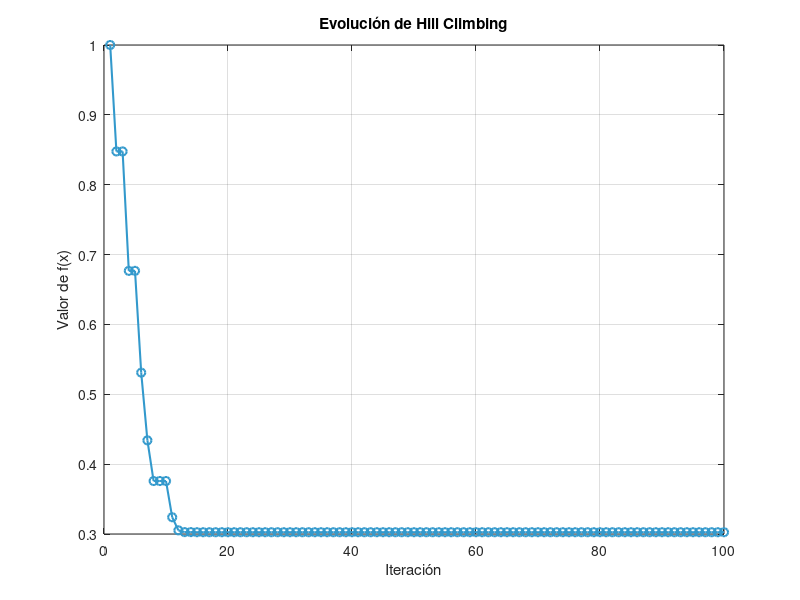

Write the MATLAB code that produced this figure.
function hill_climbing_ejercicio()

    % Funcion objetivo
    f = @(x) x.^4 + 5*x.^3 + 4*x.^2 - 4*x + 1;

    % Configuracion inicial
    x_actual = 0;
    step_size = 0.05;
    max_iter = 100;

    % Historial para graficar
    historial_x = zeros(max_iter,1);
    historial_f = zeros(max_iter,1);

    % Bucle principal
    for i = 1:max_iter

        historial_x(i) = x_actual;
        historial_f(i) = f(x_actual);

        % Generar vecino mediante perturbacion gaussiana
        filtrado = step_size * randn();
        x_vecino = x_actual + filtrado;

        % Criterio de aceptacion (Minimizacion)
        if f(x_vecino) < f(x_actual)
            x_actual = x_vecino;
        end
    end

    % Resultados en consola
    fprintf('--- RESULTADOS HILL CLIMBING ---\n');
    fprintf('X final encontrado: %.4f\n', x_actual);
    fprintf('Valor minimo f(x): %.4f\n', f(x_actual));

    % Grafica de convergencia
    figure('Color', 'w');
    plot(historial_f, '-o', 'LineWidth', 1.5, 'Color', [0.2 0.6 0.8]);
    title('Evolución de Hill Climbing');
    xlabel('Iteración');
    ylabel('Valor de f(x)');
    grid on;

end
